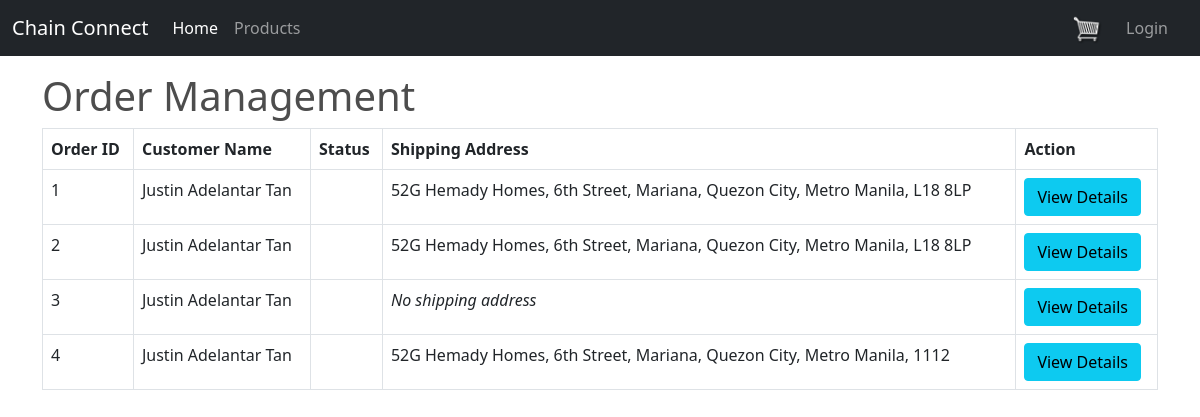
The app's page /order_list/ with its own data.
### core/models.py (models this page shows, shortened)
class Order(models.Model):
	customer = models.ForeignKey(Customer, on_delete=models.SET_NULL, null=True, blank=True)
	date_ordered = models.DateTimeField(auto_now_add=True)
	complete = models.BooleanField(default=False)
	transaction_id = models.CharField(max_length=100, null=True)

class Customer(models.Model):
	user = models.OneToOneField(User, null=True, blank=True, on_delete=models.CASCADE)
	name = models.CharField(max_length=200, null=True)
	email = models.CharField(max_length=200)

class ShippingAddress(models.Model):
	customer = models.ForeignKey(Customer, on_delete=models.SET_NULL, null=True)
	order = models.ForeignKey(Order, on_delete=models.SET_NULL, null=True)
	address = models.CharField(max_length=200, null=False)
	city = models.CharField(max_length=200, null=False)
	state = models.CharField(max_length=200, null=False)
	zipcode = models.CharField(max_length=200, null=False)
	date_added = models.DateTimeField(auto_now_add=True)

### core/views.py (the view)
# urls.py: path('order_list/', orderList, name='order_list'),  # List all orders
def orderList(request):
    orders = Order.objects.all()
    order_data = []
    for order in orders:
        shipping_address = ShippingAddress.objects.filter(order=order).first()
        order_data.append({
            'order': order,
            'shipping_address': shipping_address,
        })
    return render(request, 'core/order_list.html', {'order_data': order_data})

### core/templates/core/order_list.html
{% extends 'core/base.html' %}
{% block content %}
    <h1>Order Management</h1>
    <table class="table table-bordered">
        <thead>
            <tr>
                <th>Order ID</th>
                <th>Customer Name</th>
                <th>Status</th>
                <th>Shipping Address</th>
                <th>Action</th>
            </tr>
        </thead>
        <tbody>
            {% for item in order_data %}
                <tr>
                    <td>{{ item.order.id }}</td>
                    <td>{{ item.order.customer.name }}</td>
                    <td>{{ item.order.status }}</td>
                    <td>
                        {% if item.shipping_address %}
                            {{ item.shipping_address.address }}, {{ item.shipping_address.city }},
                            {{ item.shipping_address.state }}, {{ item.shipping_address.zipcode }}
                        {% else %}
                            <em>No shipping address</em>
                        {% endif %}
                    </td>
                    <td>
                        <a href="{% url 'order_detail' item.order.id %}" class="btn btn-info">View Details</a>
                    </td>
                </tr>
            {% empty %}
                <tr>
                    <td colspan="5">No orders available</td>
                </tr>
            {% endfor %}
        </tbody>
    </table>
{% endblock %}

### static/css/main.css (style rules this page uses)
body { background-color: hsl(0, 0%, 98%); }
h1,h2,h3,h4,h5,h6 { color:hsl(0, 0%, 30%); }
.btn { border-radius: 0; }

### records on screen
Order: order.id "1", order.customer.name "Justin Adelantar Tan", shipping_address.address "52G Hemady Homes, 6th Street, Mariana", shipping_address.city "Quezon City", shipping_address.state "Metro Manila", shipping_address.zipcode "L18 8LP"
Order: order.id "2", order.customer.name "Justin Adelantar Tan", shipping_address.address "52G Hemady Homes, 6th Street, Mariana", shipping_address.city "Quezon City", shipping_address.state "Metro Manila", shipping_address.zipcode "L18 8LP"
Order: order.id "3", order.customer.name "Justin Adelantar Tan", shows "No shipping address"
Order: order.id "4", order.customer.name "Justin Adelantar Tan", shipping_address.address "52G Hemady Homes, 6th Street, Mariana", shipping_address.city "Quezon City", shipping_address.state "Metro Manila", shipping_address.zipcode "1112"
